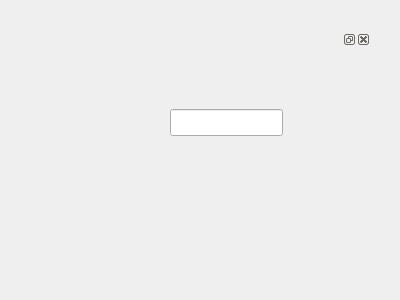
<?xml version="1.0" encoding="UTF-8"?>
<ui version="4.0">
 <class>Dialog</class>
 <widget class="QDialog" name="Dialog">
  <property name="geometry">
   <rect>
    <x>0</x>
    <y>0</y>
    <width>400</width>
    <height>300</height>
   </rect>
  </property>
  <property name="windowTitle">
   <string>Dialog</string>
  </property>
  <widget class="QDockWidget" name="dockWidget">
   <property name="geometry">
    <rect>
     <x>10</x>
     <y>30</y>
     <width>361</width>
     <height>201</height>
    </rect>
   </property>
   <property name="floating">
    <bool>false</bool>
   </property>
   <widget class="QWidget" name="dockWidgetContents">
    <widget class="QLineEdit" name="lineEdit">
     <property name="geometry">
      <rect>
       <x>160</x>
       <y>60</y>
       <width>113</width>
       <height>27</height>
      </rect>
     </property>
    </widget>
   </widget>
  </widget>
 </widget>
 <resources/>
 <connections/>
</ui>
